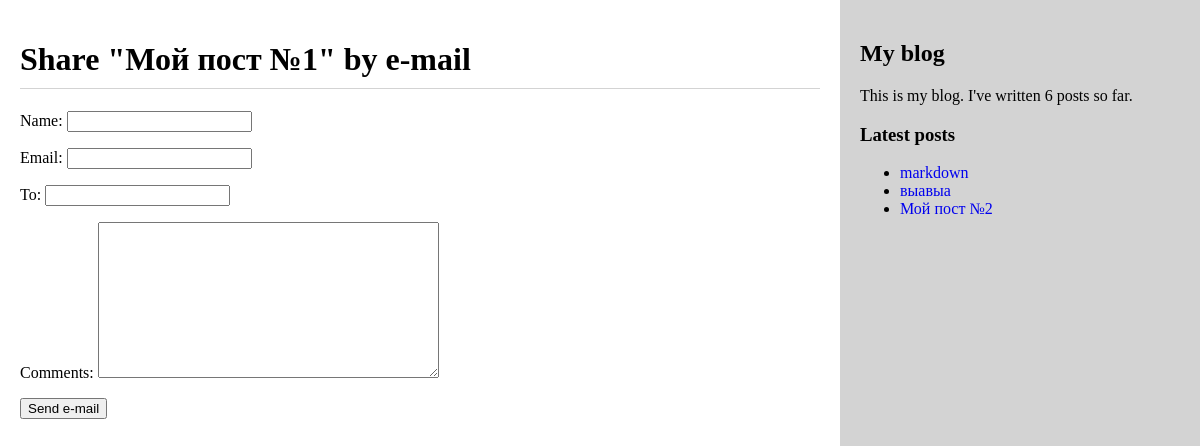
Screenshot of /blog/1/share/ with the database file from the repository.
### blog/models.py (models this page shows, shortened)
class Post(models.Model):
    STATUS_CHOICES = (
        ("draft", "Draft"),
        ("published", "Published")
    )
    objects = models.Manager()
    tags = TaggableManager()
    published = PublishedManager()
    title = models.CharField(max_length=250)
    slug = models.SlugField(max_length=250, unique_for_date="publish")
    author = models.ForeignKey(User, on_delete=models.CASCADE, related_name="blog_posts")
    body = models.TextField()
    publish = models.DateTimeField(default=timezone.now)
    created = models.DateTimeField(auto_now_add=True)
    updated = models.DateTimeField(auto_now=True)
    status = models.CharField(max_length=10, choices=STATUS_CHOICES, default="draft")
    class Meta:
        ordering = ('-publish',)
    def get_absolute_url(self):
        return reverse("blog:post_detail", args=[self.publish.year,
                                                 self.publish.month,
                                                 self.publish.day,
                                                 self.slug])

### blog/views.py (the view)
# urls.py: path('<int:post_id>/share/', views.post_share, name='post_share'),
def post_share(request, post_id):
    post = get_object_or_404(Post, id=post_id, status='published')
    sent = False
    if request.method == "POST":
        form = EmailPostForm(request.POST)
        if form.is_valid():
            cd = form.cleaned_data
            post_url = request.build_absolute_uri(post.get_absolute_url())
            subject = '{} ({}) recommends you reading " {}"'.format(cd['name'], cd['email'], post.title)
            message = 'Read "{}" at {}\n\n{}\'s comments: {}'.format(post.title, post_url, cd['name'], cd['comments'])
            send_mail(subject, message, 'admin@myblog.com', [cd['to']])
            sent = True
    else:
        form = EmailPostForm()
    return render(request, 'blog/post/share.html', {'post': post,
                                                    'form': form,
                                                    'sent': sent})

### blog/forms.py
class EmailPostForm(forms.Form):
    name = forms.CharField(max_length=25)
    email = forms.EmailField()
    to = forms.EmailField()
    comments = forms.CharField(required=False, widget=forms.Textarea)

### blog/models.py (called while the page is built)
    def get_queryset(self):
        return super(PublishedManager, self).get_queryset().filter(status="published")

### blog/templatetags/blog_tags.py (called while the page is built)
@register.simple_tag
def total_posts():
    return Post.published.count()

@register.inclusion_tag('blog/post/latest_posts.html')
def show_latest_posts(count=5):
    latest_posts = Post.published.order_by("-publish")[:count]
    return {'latest_posts': latest_posts}

### blog/templates/blog/post/share.html (shortened to what this page needs)
{% extends "blog/base.html" %}
{% block content %}
  {% if sent %}
    <h1>E-mail successfully sent</h1>
    <p>
      "{{ post.title }}" was successfully sent to {{ form.cleaned_data.to }}.
    </p>
  {% else %}
    <h1>Share "{{ post.title }}" by e-mail</h1>
    <form action="." method="post">
      {{ form.as_p }}
      <input type="submit" value="Send e-mail">
    </form>
  {% endif %}
{% endblock %}

### blog/templates/blog/post/latest_posts.html
<ul>
{% for post in latest_posts %}
  <li>
    <a href="{{ post.get_absolute_url }}">{{ post.title }}</a>
  </li>
{% endfor %}
</ul>

### blog/static/css/blog.css (style rules this page uses)
* { box-sizing:border-box; }
a { text-decoration: none; }
body, html { height: 100%; margin: 0; }
h1 { border-bottom: 1px solid lightgrey; padding-bottom: 10px; }

### rows the page displays
Post: title "Мой пост №1"
Post: title "markdown"
Post: title "выавыа"
Post: title "Мой пост №2"
